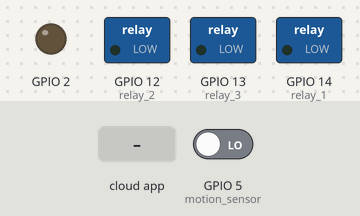
Simulated run of this sketch. Board: ESP32. On the bench: switched loads named in the sketch (green lamp = pin HIGH), output pins drawn as LEDs (lit = HIGH). The test bench sets the inputs (shaded band); at power-on: GPIO 5 (motion_sensor) LOW. WiFi joins after 1.5 s; servers stay silent unless stated.

Above: at 2.7 s.
2.8 s: GPIO 5 (motion_sensor) driven HIGH
At 3.4 s:
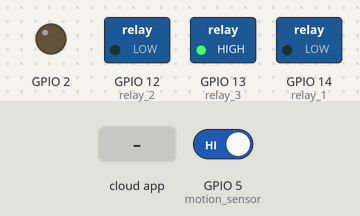
4.3 s: the phone or cloud app sets rEALY_1 to 1
At 5.5 s:
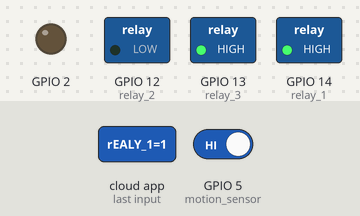
5.8 s: the phone or cloud app sets rEALY_2 to 1
At 6.8 s:
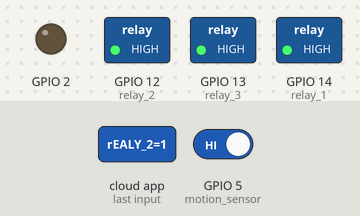
7.3 s: the phone or cloud app sets rELAY_3 to 1
At 8.0 s:
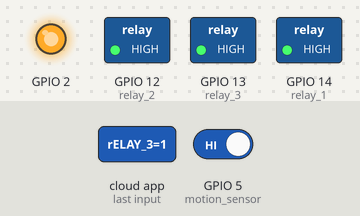
8.8 s: the phone or cloud app sets rEALY_1 to 0
At 9.1 s:
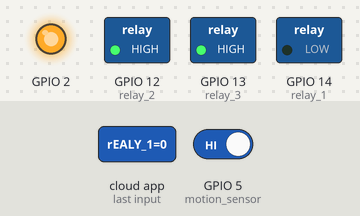
10.3 s: the phone or cloud app sets rEALY_2 to 0
At 11.4 s:
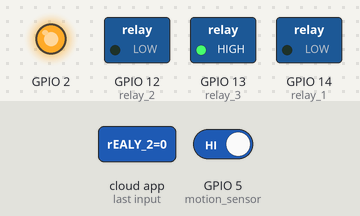
Timing chart, 0 to 12.8 s (numbered marks = the images above; inputs shaded):
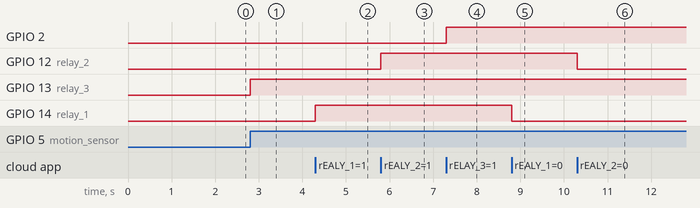

Measured:
- after the input at 2.8 s, GPIO 13 (relay_3): LOW → HIGH at once
- after the input at 4.3 s, GPIO 14 (relay_1): LOW → HIGH at once
- after the input at 5.8 s, GPIO 12 (relay_2): LOW → HIGH at once
- after the input at 7.3 s, GPIO 2: LOW → HIGH at once
- after the input at 8.8 s, GPIO 14 (relay_1): HIGH → LOW at once
- after the input at 10.3 s, GPIO 12 (relay_2): HIGH → LOW at once

The sketch:

Untitled_apr19a.ino
```cpp
#define relay_1   14
#define relay_2   12
#define relay_3   13
#define motion_sensor 5
/*
  Sketch generated by the Arduino IoT Cloud Thing "Untitled"
  https://create.arduino.cc/cloud/things/b99ec34d-1e91-475e-89c8-42b6e9185e0e

  Arduino IoT Cloud Variables description

  The following variables are automatically generated and updated when changes are made to the Thing

  bool rEALY_1;
  bool rEALY_2;
  bool rELAY_3;

  Variables which are marked as READ/WRITE in the Cloud Thing will also have functions
  which are called when their values are changed from the Dashboard.
  These functions are generated with the Thing and added at the end of this sketch.
*/

#include "thingProperties.h"

void setup() {

  pinMode(LED_BUILTIN, OUTPUT);     // Initialize the LED_BUILTIN pin as an output
  pinMode(relay_1, OUTPUT);         // Initialize the relay_1 pin as an output
  pinMode(relay_2, OUTPUT);         // Initialize the relay_1 pin as an output
  pinMode(relay_3, OUTPUT);         // Initialize the relay_3 pin as an output
  pinMode(motion_sensor, INPUT);    // Initialize the motion_sensor pin as an input

  // Initialize serial and wait for port to open:
  Serial.begin(9600);
  // This delay gives the chance to wait for a Serial Monitor without blocking if none is found
  delay(1500);

  // Defined in thingProperties.h
  initProperties();

  // Connect to Arduino IoT Cloud
  ArduinoCloud.begin(ArduinoIoTPreferredConnection);

  /*
     The following function allows you to obtain more information
     related to the state of network and IoT Cloud connection and errors
     the higher number the more granular information you’ll get.
     The default is 0 (only errors).
     Maximum is 4
 */
  setDebugMessageLevel(2);
  ArduinoCloud.printDebugInfo();
}

void loop() {
  ArduinoCloud.update();
  // Your code here
  if(digitalRead(motion_sensor)){
     digitalWrite(relay_3, HIGH);   // Turn the LED on (Note that LOW is the voltage level
  }
  else {
     digitalWrite(relay_3, LOW);   // Turn the LED on (Note that LOW is the voltage level
  }
}

/*
  Since REALY1 is READ_WRITE variable, onREALY1Change() is
  executed every time a new value is received from IoT Cloud.
*/
void onREALY1Change()  {
  // Add your code here to act upon REALY1 change
  if(rEALY_1){
    digitalWrite(relay_1, HIGH);   // Turn the LED on (Note that LOW is the voltage level
   }
  else {
    digitalWrite(relay_1, LOW);   // Turn the LED on (Note that LOW is the voltage level
   }
}
/*
  Since REALY2 is READ_WRITE variable, onREALY2Change() is
  executed every time a new value is received from IoT Cloud.
*/
void onREALY2Change()  {
  // Add your code here to act upon REALY2 change
   if(rEALY_2){
    digitalWrite(relay_2, HIGH);   // Turn the LED on (Note that LOW is the voltage level
   }
  else {
    digitalWrite(relay_2, LOW);   // Turn the LED on (Note that LOW is the voltage level
   }
}
/*
  Since RELAY3 is READ_WRITE variable, onRELAY3Change() is
  executed every time a new value is received from IoT Cloud.
*/
void onRELAY3Change()  {
  // Add your code here to act upon RELAY3 change
  if(rELAY_3){
   digitalWrite(LED_BUILTIN, HIGH);   // Turn the LED on (Note that LOW is the voltage level
   }
  else {
    digitalWrite(LED_BUILTIN, LOW);   // Turn the LED on (Note that LOW is the voltage level
   }
}
```

thingProperties.h
```cpp
// Code generated by Arduino IoT Cloud, DO NOT EDIT.

#include <ArduinoIoTCloud.h>
#include <Arduino_ConnectionHandler.h>

const char THING_ID[]           = "b99ec34d-1e91-475e-89c8-42b6e9185e0e";
const char DEVICE_LOGIN_NAME[]  = "11ba65d1-8670-46e4-b273-95c89358acbc";

const char SSID[]               = "IOT LAB";                   // Network SSID (name)
const char PASS[]               = "iotlab@2022";                // Network password (use for WPA, or use as key for WEP)
const char DEVICE_KEY[]         = "TB20QH6GFFTIVMGAW7G8";     // Secret device password

void onREALY1Change();
void onREALY2Change();
void onRELAY3Change();

bool rEALY_1;
bool rEALY_2;
bool rELAY_3;

void initProperties(){

  ArduinoCloud.setBoardId(DEVICE_LOGIN_NAME);
  ArduinoCloud.setSecretDeviceKey(DEVICE_KEY);
  ArduinoCloud.setThingId(THING_ID);
  ArduinoCloud.addProperty(rEALY_1, READWRITE, ON_CHANGE, onREALY1Change);
  ArduinoCloud.addProperty(rEALY_2, READWRITE, ON_CHANGE, onREALY2Change);
  ArduinoCloud.addProperty(rELAY_3, READWRITE, ON_CHANGE, onRELAY3Change);

}

WiFiConnectionHandler ArduinoIoTPreferredConnection(SSID, PASS);
```
